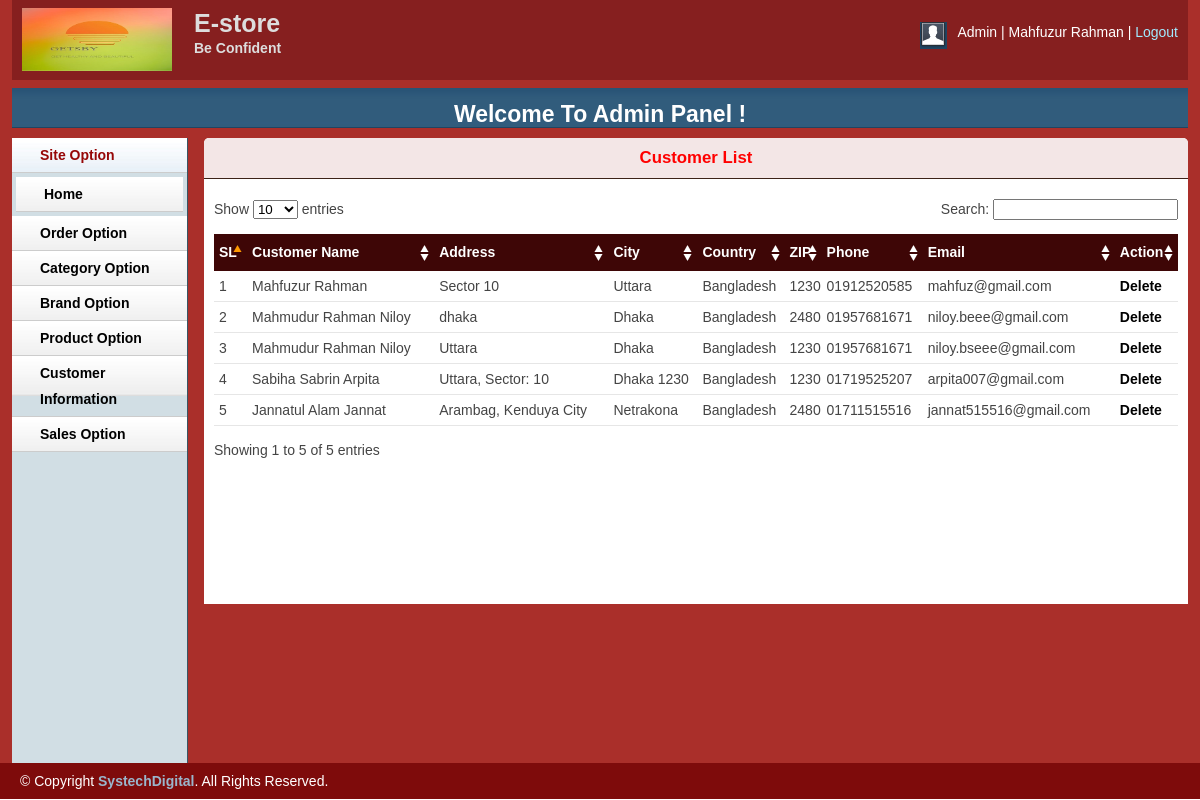
/admin/custo.php (signed in), run on the app's committed database.
### tables this page shows
CREATE TABLE `tbl_customer` (
  `id` int(11) NOT NULL,
  `name` varchar(255) NOT NULL,
  `address` text NOT NULL,
  `city` varchar(30) NOT NULL,
  `country` varchar(30) NOT NULL,
  `zip` varchar(30) NOT NULL,
  `phone` varchar(30) NOT NULL,
  `email` varchar(255) NOT NULL,
  `pass` varchar(32) NOT NULL
);

### library/database.php (called while the page is built, shortened)
<?php
Class Database{
    public $host   = DB_HOST;
    public $user   = DB_USER;
    public $pass   = DB_PASS;
    public $dbname = DB_NAME;
    public $link;
private function connectDB(){
    $this->link = new mysqli($this->host, $this->user, $this->pass, $this->dbname);
 }
public function select($query){
    $result = $this->link->query($query) or
    die($this->link->error.__LINE__);
    if($result->num_rows > 0){
        return $result;
    } else {
        return false;
    }
 }
}

### classes/product.php (called while the page is built, shortened)
<?php
     $filepath = realpath(dirname(__FILE__));
	 include_once ($filepath.'/../library/database.php');
?>
<?php
class Product{
        private $db;
    public function __construct(){
        $this->db=new Database();
    }
	public function getAllCustomer(){
		$query= "SELECT *
		FROM tbl_customer
		WHERE id=id
		ORDER BY id DESC";
		$result = $this->db->select($query);
		return $result;}
}
?>

### admin/custo.php (the view, shortened to what this page needs)
<?php include 'inc/header.php';?>
<?php include 'inc/sidebar.php';?>
<?php include '../classes/product.php';?>
<?php
$pd= new Product();
?>
<div class="grid_10">
    <div class="box round first grid">
        <h2>Customer List</h2>
        <div class="block">
            <table class="data display datatable" id="example">
			<thead>
				<tr>
					<th>SL</th>
					<th>Customer Name</th>
					<th>Address</th>
					<th>City</th>
					<th>Country</th>
					<th>ZIP</th>
					<th>Phone</th>
					<th>Email</th>
					<th>Action</th>
				</tr>
			</thead>
			<tbody>
			<?php
			$getPd = $pd->getAllCustomer();
			if($getPd){
			$i=0;
			while ($result = $getPd->fetch_assoc()){
			$i++;
			?>
				<tr class="odd gradeX">
					<td><?php echo $i; ?></td>
					<td><?php echo $result['name']; ?></td>
					<td><?php echo $result['address']; ?></td>
				    <td><?php echo $result['city']; ?></td>
					<td><?php echo $result['country']; ?></td>
										<td><?php echo $result['zip']; ?></td>
					<td><?php echo $result['phone']; ?></td>
					<td><?php echo $result['email']; ?></td>
					<td>
					<a onclick="return confirm('Are You Sure To Delete?')"
					href="?delpro=<?php echo $result['id']; ?>">Delete</a></td>
				</tr>
			<?php } } ?>
			</tbody>
		</table>
       </div>
    </div>
</div>
<?php include 'inc/footer.php';?>

### admin/css/layout.css (style rules this page uses)
body { background: #fff none repeat scroll 0 0; color: #444; font-size: 14px; padding: 0; }
a { color: #000; font-weight:bold; text-decoration: none; }
h1, h2, h3, h4, h5, h6 { line-height:1.2em; margin-bottom:.3em; }
h2 { margin-top:1em; }
.box { background:#fff; margin-bottom:20px; padding:10px 10px 10px 10px; margin-left:-8px; }
.box.grid { padding-bottom:50px; }
.box.round { -moz-border-radius: 5px 5px 0px 0px; -webkit-border-radius: 5px 5px 0px 0px; border-radius: 5px 5px 0px 0px; }
.box h2 { font-size: 1.2em; font-weight: bold; color: #F00; background: #F3E6E6; margin: -10px -10px 0 -10px; padding: 10px 12px; border-bottom: 1px solid #3C2218; -moz-border-radius: 5px 5px 0px 0px; -webkit-border-radius: 5px 5px 0px 0px; border-radius: 5px 5px 0px 0px; }
.box.first { min-height: 406px; }
.block { padding-top:20px; }
.block { padding-bottom:1px; }
table.display { margin: 0 auto; clear: both; width: 100%; }
.sorting_asc { background: #3E0606 url(../img/table/sort_asc.png) no-repeat center right; padding: 8px 5px; text-align: left; color: #fff; }
.sorting { background: #3e0606 url(../img/table/sort_both.png) no-repeat center right; padding: 8px 5px; text-align: left; color: #fff; }
tr.odd { height: 30px; line-height: 30px; border-bottom:1px solid #e6e6e6; }
tr.even { height: 30px; line-height: 30px; border-bottom:1px solid #e6e6e6; }
tr.odd td, tr.even td { padding-left:5px; }

### admin/inc/header.php (style rules this page uses)
h2 { text-align: center; color: white; }

### data on the page
tbl_customer: name "Mahfuzur Rahman", address "Sector 10", city "Uttara", country "Bangladesh", zip "1230", phone "01912520585", email "mahfuz@gmail.com"
tbl_customer: name "Mahmudur Rahman Niloy", address "dhaka", city "Dhaka", country "Bangladesh", zip "2480", phone "01957681671", email "niloy.beee@gmail.com"
tbl_customer: name "Mahmudur Rahman Niloy", address "Uttara", city "Dhaka", country "Bangladesh", zip "1230", phone "01957681671", email "niloy.bseee@gmail.com"
tbl_customer: name "Sabiha Sabrin Arpita", address "Uttara, Sector: 10", city "Dhaka 1230", country "Bangladesh", zip "1230", phone "01719525207", email "arpita007@gmail.com"
tbl_customer: name "Jannatul Alam Jannat", address "Arambag, Kenduya City", city "Netrakona", country "Bangladesh", zip "2480", phone "01711515516", email "jannat515516@gmail.com"

### other printed values
Session::get('adminName') "Mahfuzur Rahman"
